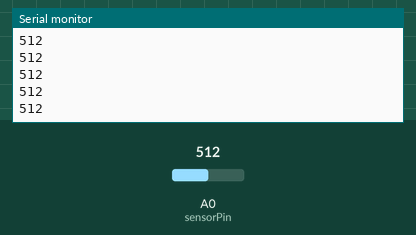
Recording of a sketch running on a simulated Arduino Uno, built with avr-gcc and run on an emulated ATmega328P. Shown: the last lines printed to the serial monitor. Inputs (shaded band) come from the test bench; at power-on: A0 (sensorPin) = 512.

Above: at 1.2 s.
1.3 s: A0 (sensorPin) set to 716
At 1.31 s:
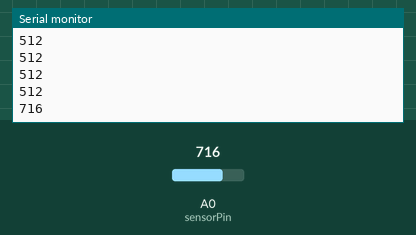
2.8 s: A0 (sensorPin) set to 900
At 2.81 s:
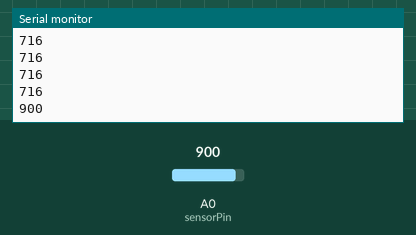
Timing chart, 0 to 5.8 s (numbered marks = the images above; inputs shaded):
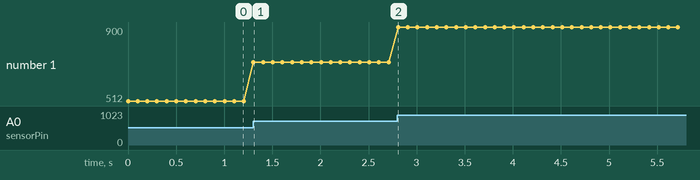

The sketch:

SensorTest.ino
```cpp
int sensorPin = 0;

void setup() {
  Serial.begin(9600);
}

void loop() {
  int IRVal = analogRead(sensorPin);
  Serial.println(IRVal);
  delay(100);
}
```

Measured:
- after the input at 1.3 s, the serial monitor: prints a new line at once (image 1)
- after the input at 2.8 s, the serial monitor: prints a new line at once (image 2)
- plotted number 1: 512 → 716 after the input at 1.3 s, 716 → 900 after the input at 2.8 s
